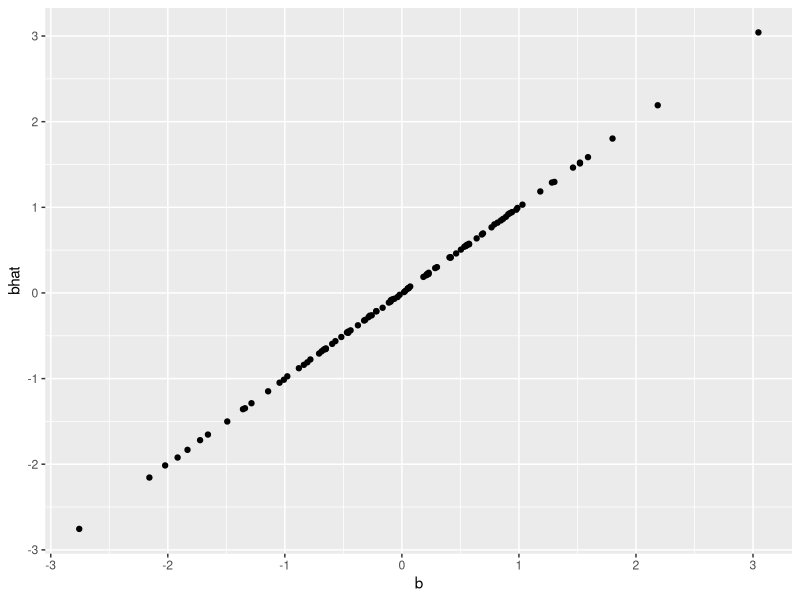
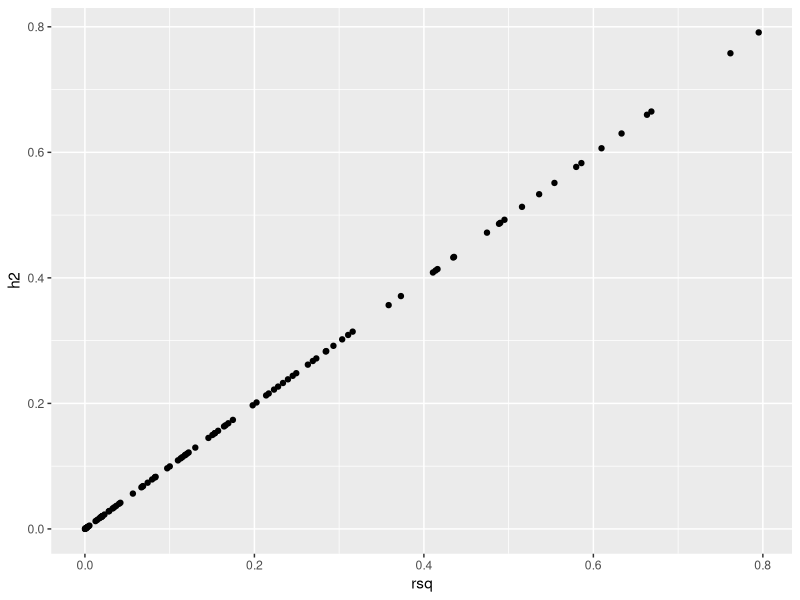
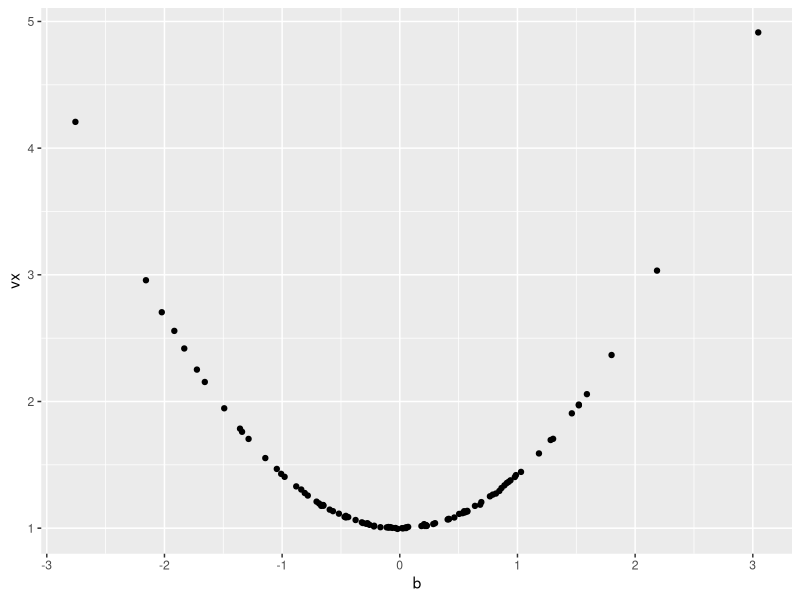
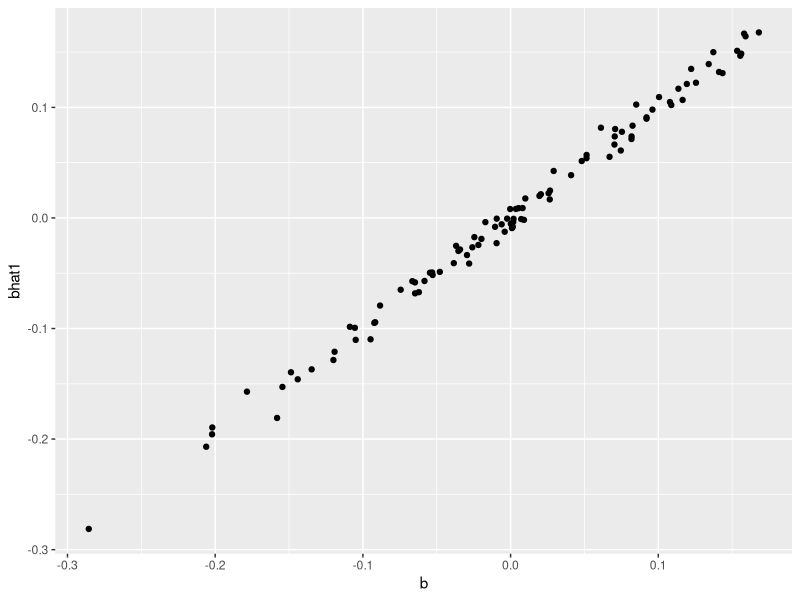
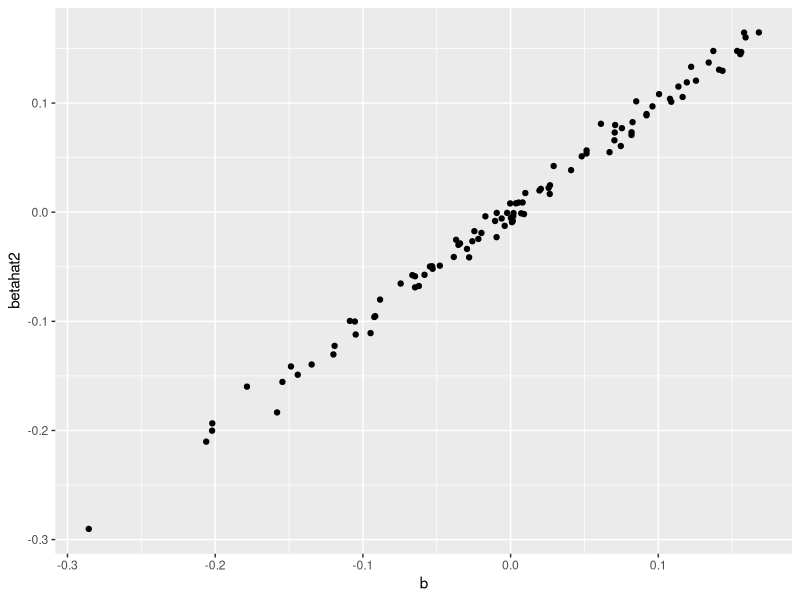
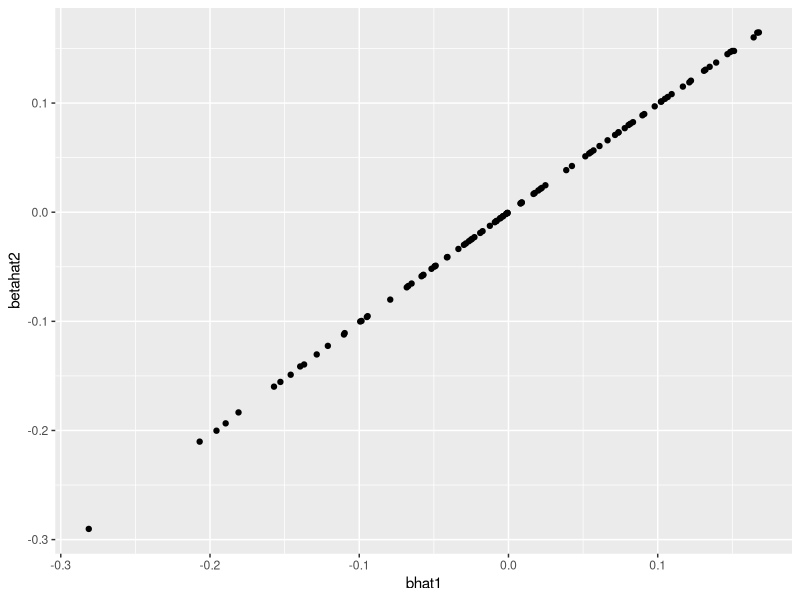
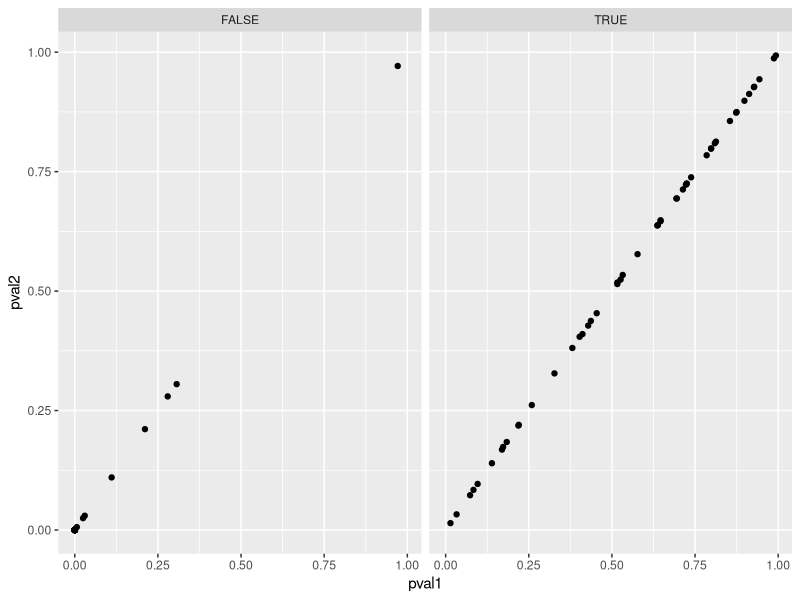

Write the R code that produced these figures, in order.
## ---- chunk 1
library(tidyverse)
set.seed(31415)

## ---- chunk 2
# sample size
n <- 100000

# effect allele frequency
eaf <- 0.3

# genotype - diploid additive model
g <- rbinom(n, size = 2, prob = eaf)
## ---- chunk 3
# Number of simulations
nsim <- 100

# Sample a SNP effect for each simulation
b <- rnorm(nsim)
## ---- chunk 4
res <- lapply(b, function(B)
{
	# Generate x - the residual variance will be 1 given g
	x <- rnorm(n, (g-mean(g)) * B, 1)
	tibble(
		b = B,
		vx = var(x),                                # Estimate variance of x
		r = cor(x, g),                              # Correlation between x and g
		rsq = r^2,                                  # Variance explained in x by g
		bhat = cov(x, g) / var(g),                  # Effect estimate of g on x
		h2 = bhat^2 * 2 * eaf * (1-eaf) / var(x)    # Expected variance explained in x by g
	)
}) %>% bind_rows()
## ---- chunk 5
ggplot(res, aes(x = b, y = bhat)) +
geom_point()
## ---- chunk 6
ggplot(res, aes(x = rsq, y = h2)) +
geom_point()
## ---- chunk 7
ggplot(res, aes(x = b, y = vx)) +
geom_point()
## ---- chunk 8
# average number of kids per person
a <- 2

# genetic effect on number of children
b <- 0.2

# Generate liability
lambdai <- a + b * (g - mean(g))

# Number of kids
y <- rpois(n, lambdai)
## ---- chunk 9
# lambda value by genotype
tapply(lambdai, g, mean)
## ---- chunk 10
tapply(y, g, mean)
## ---- chunk 11
b <- 0.2
y <- rpois(n, 2 + b * (g-mean(g)))
summary(lm(y ~ g))
## ---- chunk 12
2 - 2 * eaf * b
## ---- chunk 13
mod <- summary(glm(y ~ g, family=poisson))
mod
## ---- chunk 14
exp(coefficients(mod)[1,1])
## ---- chunk 15
exp(coefficients(mod)[1,1]) * (exp(coefficients(mod)[2,1]) - 1)
## ---- chunk 16
nsim <- 100
b <- rnorm(nsim, sd=0.1) # sample genetic effects for each simulation
a <- runif(nsim, 2, 4) # mean kids range from 2 to 4

res <- lapply(1:nsim, function(i)
{
	y <- rpois(n, a[i] + b[i] * (g-mean(g)))
	mod1 <- lm(y ~ g)
	mod2 <- glm(y ~ g, family=poisson)
	tibble(
		a = a[i],
		b = b[i],
		ahat1 = coefficients(mod1)[1],
		ahat2 = coefficients(mod2)[1],
		bhat1 = coefficients(mod1)[2],
		bhat2 = coefficients(mod2)[2],
		betahat2 = exp(ahat2) * (exp(bhat2) - 1)
	)
}) %>% bind_rows()
## ---- chunk 17
ggplot(res, aes(x=b, y=bhat1)) +
geom_point()
## ---- chunk 18
ggplot(res, aes(x=b, y=betahat2)) +
geom_point()
## ---- chunk 19
ggplot(res, aes(x=bhat1, y=betahat2)) +
geom_point()
## ---- chunk 20
nsim <- 100
b <- c(rnorm(nsim/2, sd=0.1), rep(0, nsim/2)) # mixture of real and null effects
a <- runif(100, 2, 4)

res <- lapply(1:nsim, function(i)
{
	y <- rpois(n, a[i] + b[i] * (g-mean(g)))
	mod1 <- summary(lm(y ~ g))
	mod2 <- summary(glm(y ~ g, family=poisson))
	tibble(
		a = a[i],
		b = b[i],
		pval1 = coefficients(mod1)[2,4],
		pval2 = coefficients(mod2)[2,4]
	)
}) %>% bind_rows()
## ---- chunk 21
ggplot(res, aes(x = pval1, y = pval2)) +
geom_point() +
facet_grid(. ~ b == 0)
